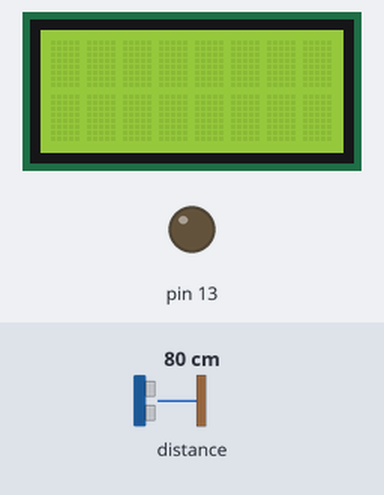
Simulated run of this sketch. Board: Arduino Leonardo, built with avr-gcc and run on an emulated ATmega32U4. Shown: 8×2 character LCD, output pins drawn as LEDs (lit = HIGH). Inputs (shaded band) come from the test bench; at power-on: distance to the obstacle 80 cm.

Above: at 1.2 s.
1.3 s: distance to the obstacle set to 31 cm
2.8 s: distance to the obstacle set to 25 cm
At 3.6 s:
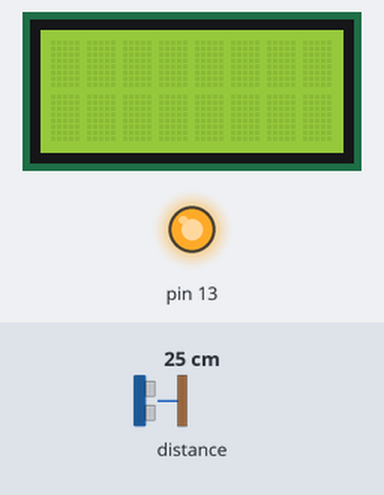
4.3 s: distance to the obstacle set to 35 cm
At 4.7 s:
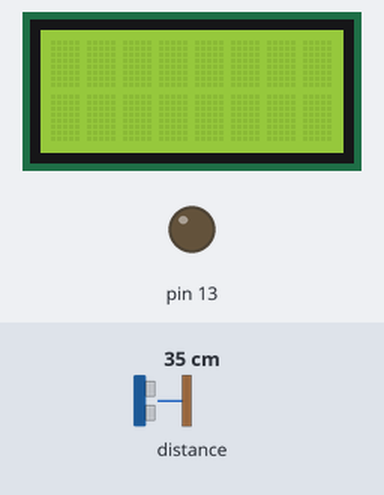
5.8 s: distance to the obstacle set to 2 cm
At 7.1 s:
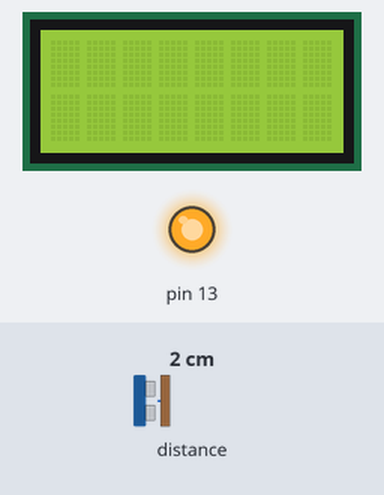
Timing chart, 0 to 8.3 s (numbered marks = the images above; inputs shaded):
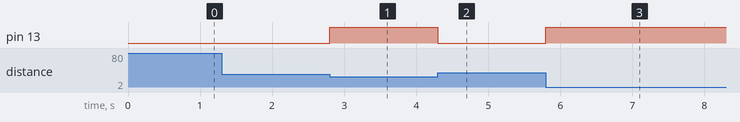

Measured:
- the behaviour switches between 29 and 28 cm on distance to the obstacle (found by bisection; images 0 and 1)
- after the input at 1.3 s, every drawn part: stays the same
- after the input at 2.8 s, pin 13: LOW → HIGH at once
- after the input at 4.3 s, pin 13: HIGH → LOW at once
- after the input at 5.8 s, pin 13: LOW → HIGH at once

The sketch:

06-FollowingOrders.ino
```cpp
#include <Zumo32U4.h>

Zumo32U4ProximitySensors proxSensors;
Zumo32U4Motors motors;
Zumo32U4LCD lcd;

// This enum contains the states we move through as the message is processed.
enum State
{
    Idle,           // No message is currently being received, wait for the leading pulse
    Lead,           // The lead pulse was received, wait for it to turn off
    LeadComplete,   // The lead pulse is finished, wait for the first message pulse
    WaitForDataOff, // A message pulse is being received, wait for it to turn off
    WaitForDataOn,  // A message pulse has ended, wait for the next one
    MessageComplete // The message is complete, look for repeat signals
};

unsigned long now;             // The time (in microseconds) that the last measurement was taken
unsigned long stateChangeTime; // The last time (in microseconds) that the state changed
State state = Idle;            // The current state - this is of type "State", referencing the enum above
int readPosition = 0;          // The current bit being read from 0 to 31
unsigned char address1 = 0;    // Message byte 1/4 - this should always be 0
unsigned char address2 = 0;    // Message byte 2/4 - this should always be 191 (this doesn't follow the standard NEC protocol)
unsigned char message1 = 0;    // Message byte 3/4 - this indicates which command is being sent (as seen in the "Command" enum)
unsigned char message2 = 0;    // Message byte 4/4 - this is the logical inverse of "message1", meaning it should equal "255 - message1"

// This function is run once, when the Zumo starts up
void setup()
{
    // This clears the LCD (in case something was already on the screen when the program starts)
    lcd.clear();

    // This sets up the proximity sensors to read all three sensors. These sensors can be used to receive IR data when the emitters aren't used
    proxSensors.initThreeSensors();
}

// This function can be used to update the state
void setState(State newState)
{
    state = newState;      // Update the state
    stateChangeTime = now; // Save the time the state changed
}

// This functions sets a specific bit in "var" at position "pos" (where 0 is the least significant bit)
void writeBit(unsigned char &var, int pos, bool value)
{
    if (value)
    {
        var |= (1 << pos); // Modifies a single bit to be positive (we can discuss how this works in more detail for those interested!)
    }
    else
    {
        var &= ~(1 << pos); // Modifies a single bit to be negative (we can discuss how this works in more detail for those interested!)
    }
}

void loop()
{
    // This records whether any of the sensors are receiving a pulse - "readBasic" reads the sensor without using the IR emitters
    bool activated = proxSensors.readBasicLeft() || proxSensors.readBasicFront() || proxSensors.readBasicRight();

    // This sets the yellow LED based on whether a pulse was detected.
    ledYellow(activated ? 1 : 0);

    // This records the time at which the measurement was taken, so that it remains constant throughout the processing logic. You can get the time since the state changed with the expression "now - stateChangeTime"
    now = micros();

    // This switch statement run different code depending on the current state. The "break" at the end of each "case" prevents other cases from running.
    switch (state)
    {
    case Idle: // No message is currently being received, wait for the leading pulse
        if (activated)
        {
            // ADD CODE HERE - The lead pulse is starting. Use "setState" to update the state in response.
        }
        break;

    case Lead: // The lead pulse was received, wait for it to turn off
        if (!activated)
        {
            // ADD CODE HERE - The lead pulse is over. What should be updated?
        }
        break;

    case LeadComplete: // The lead pulse is finished, wait for the first message pulse
        if (activated)
        {
            // ADD CODE HERE - The first message pulse is being received. What should be updated?
        }
        else if (now - stateChangeTime > 10000)
        {
            // ADD CODE HERE - 10ms have passed since the lead pulse. This seems to be a false trigger - reset to idle.
        }
        break;

    case WaitForDataOff: // A message pulse is being received, wait for it to turn off
        if (!activated)
        {
            // ADD CODE HERE - A message pulse is complete. Remember that the pulse itself contains no data. What should be updated?
        }
        break;

    case WaitForDataOn: // A message pulse has ended, wait for the next one
        if (activated)
        {
            // ADD CODE HERE - The next pulse was detected, meaning we can record one bit! First, use the timing since the last pulse to determine if it is a "1" or "0". Then, write that bit to the correct position in one of the address/message bytes using the "writeBit" function. Finally, move to the next state.
        }
        else if (now - stateChangeTime > 2000)
        {
            // ADD CODE HERE - It's been 2ms since the last message pulse, meaning the message is complete or there was an error. Check the integrity of the message (correct address, message bytes match) and call "runCommand" or go back to idle.
        }
        break;

    case MessageComplete: // The message is complete, look for repeat signals
        if (activated)
        {
            // ADD CODE HERE - A repeat pulse was detected, update the state to "MessageComplete" to reset the state change time.
        }
        else if (now - stateChangeTime > 200000)
        {
            // ADD CODE HERE - There was no repeat pulse for 200ms, meaning the message is over. Call "goIdle"
        }
    }
}

// This function should be run once a command is complete, and should update motors, LEDs, etc. based on said command.
void runCommand(unsigned char command)
{
    switch (command)
    {
    case 9: // Turn on red LED when "Enter/Save" is pressed
        ledRed(1);
        break;

        // ADD CODE HERE
    }
}

// This function should be run when a message ends to reset motors, LEDs, etc.
void goIdle()
{
    ledRed(0);
    // ADD CODE HERE
}
```
